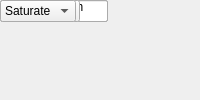
<?xml version="1.0" encoding="UTF-8"?>
<ui version="4.0">
 <class>MainWindow</class>
 <widget class="QMainWindow" name="MainWindow">
  <property name="windowTitle"><string>Noise (simulation)</string></property>
  <widget class="QWidget" name="centralwidget">
   <!-- NOTE: this is a simplified structural mirror of the generated
        <module>_ui.py, not a full round-trip Designer file. Regenerate
        both from the same spec if you need to edit layout by hand. -->
       <widget class="QLabel" name="label_name">
     <property name="text"><string>Block name</string></property>
    </widget>
       <widget class="QLineEdit" name="name"/>
       <widget class="QLabel" name="label_distribution">
     <property name="text"><string>Distribution</string></property>
    </widget>
       <widget class="QComboBox" name="distribution">
     <item><property name="text"><string>Gaussian</string></property></item>
    </widget>
       <widget class="QLabel" name="label_mean">
     <property name="text"><string>Mean</string></property>
    </widget>
       <widget class="QLineEdit" name="mean"/>
       <widget class="QLabel" name="label_std_dev">
     <property name="text"><string>Standard deviation</string></property>
    </widget>
       <widget class="QLineEdit" name="std_dev"/>
       <widget class="QLabel" name="label_seed">
     <property name="text"><string>Seed</string></property>
    </widget>
       <widget class="QSpinBox" name="seed"/>
       <widget class="QLabel" name="label_output_bit_width">
     <property name="text"><string>Output bit width</string></property>
    </widget>
       <widget class="QSpinBox" name="output_bit_width"/>
       <widget class="QLabel" name="label_arith_type">
     <property name="text"><string>Arithmetic type</string></property>
    </widget>
       <widget class="QComboBox" name="arith_type">
     <item><property name="text"><string>signed</string></property></item>
     <item><property name="text"><string>unsigned</string></property></item>
    </widget>
       <widget class="QLabel" name="label_bin_pt">
     <property name="text"><string>Binary point</string></property>
    </widget>
       <widget class="QSpinBox" name="bin_pt"/>
       <widget class="QLabel" name="label_overflow">
     <property name="text"><string>Overflow</string></property>
    </widget>
       <widget class="QComboBox" name="overflow">
     <item><property name="text"><string>Saturate</string></property></item>
     <item><property name="text"><string>Error</string></property></item>
    </widget>
  </widget>
 </widget>
 <resources/>
 <connections/>
</ui>
